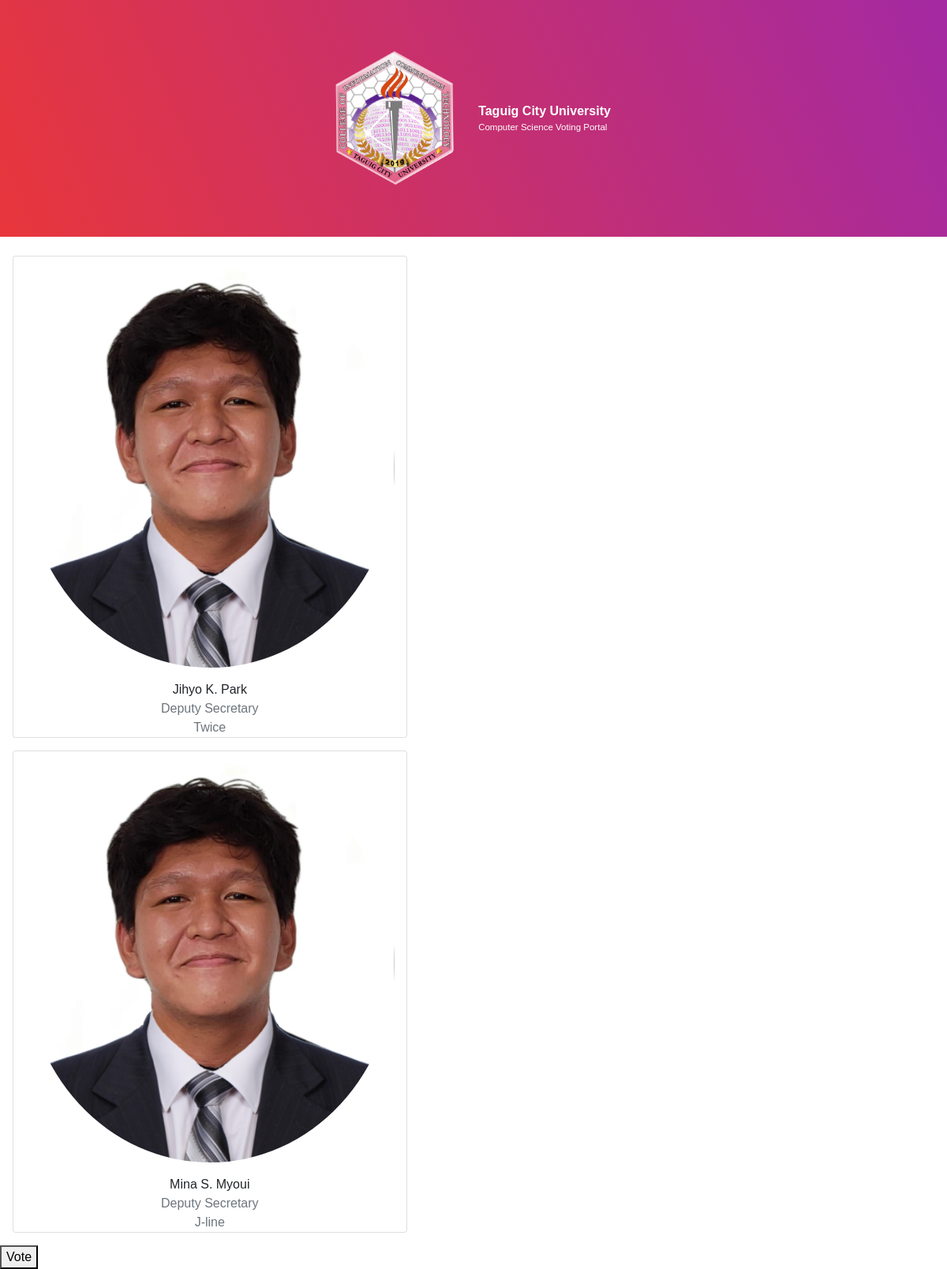
The page /php/depsec.php on the database its author committed.
### tables this page shows
CREATE TABLE `candidate` (
  `candidatename` varchar(50) NOT NULL,
  `candidatestudentnumber` varchar(50) NOT NULL,
  `candidateage` varchar(50) NOT NULL,
  `candidategender` varchar(10) NOT NULL,
  `candidatecourse` varchar(50) NOT NULL,
  `candidateposition` varchar(50) NOT NULL,
  `candidatepartylist` varchar(50) NOT NULL,
  `candidatepicture` varchar(100) NOT NULL
);

### php/depsec.php (the view, shortened to what this page needs)
<!DOCTYPE html>
<html lang="en">
<head>
    <link rel="stylesheet" href="https://cdn.jsdelivr.net/npm/bootstrap@4.3.1/dist/css/bootstrap.min.css">
    <link rel="stylesheet" href="/css/vote.css">
</head>
<body>
    <div class="top">
        <div class="logo">
            <img src="/src/cict.png" class="icon">
        </div>
        <div class="name">
            <p class="schoolname">Taguig City University</p>
            <p class="webname">Computer Science Voting Portal</p>
        </div>
    </div><br>
</body>
</html>
<?php
include('connection.php');
$countquery = "SELECT * FROM candidate WHERE candidateposition = 'Deputy Secretary'";
$countres = mysqli_query($conn, $countquery);
while ($getrow = mysqli_fetch_array($countres)) {
    $cname = $getrow["candidatename"];
    $cpos = $getrow["candidateposition"];
    $cpartylist = $getrow["candidatepartylist"];
    echo '<div class="row pb-3 ml-3">
            <div class="col-5 card text-center" style="width: 18rem;">
                <img src="/src/currentpartylist/President.jpg" class="card-img-top py-3 rounded-circle" alt="...">
                <div class="card-body py-0 px-0">
                    <p class="card-text">' . $cname . '</p>
                    <p class="text-secondary">' . $cpos . '</p>
                    <p class="text-secondary">' . $cpartylist . '</p>
                </div>
            </div>
        </div>';
}
if (!isset($_SESSION['votedds'])) {
    $votingstatus = $_SESSION['votedds'];
    if ($votingstatus == 0) {
        echo '<button type="submit" name="submit">Vote</button>';
    } else {
        echo '<button type="button" name="submit" disabled>Already Voted</button>';
    }
} else {
    echo '<button type="button" name="submit" disabled>Disabled</button>';
}
?>

### css/vote.css (style rules this page uses)
html { font-size: 1rem; }
body { font-family: Arial, Helvetica, sans-serif; margin: 0 0 0 0; padding: 0 0 0 0; }
p { margin-bottom: 0; }
.webname { font-size: 0.72rem; }
.icon { width: 15vw; }
.top { width: 100%; display: flex; align-items: center; justify-content: center; padding: 5% 0 5% 0; background-image: linear-gradient(247.23deg, #a229a5 -2.25%, #eb3737 104.04%); color: white; column-gap: 1rem; z-index: 2; }
.schoolname { font-weight: bolder; }
.webname, .schoolname { margin-top: 0; margin-bottom: 0; }

### rows shown on the page
candidate: candidatename "Jihyo K. Park", candidateposition "Deputy Secretary", candidatepartylist "Twice"
candidate: candidatename "Mina S. Myoui", candidateposition "Deputy Secretary", candidatepartylist "J-line"
